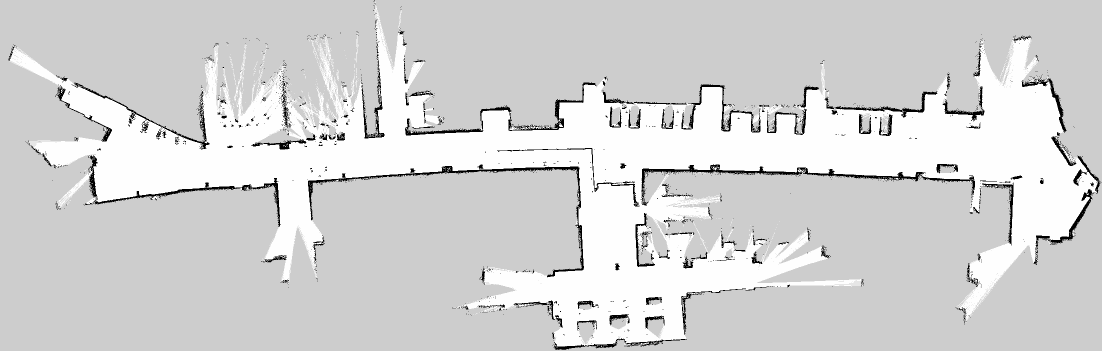
#> input picture maps/some_map.pgm, 2204 x 702 px, found by its file name (shown at 1/2 size)
$ python merge8_stairfix_compose.py
#> lines starting #> are read from the running program, lines starting #| are printed output that depends on the picture; after the words box and inside, x2 and y2 are one past the last pixel; in counts of white or black regions, pixels touching at a corner belong together
"""Recompose first_floor with the stairwell artifacts fixed.

Same rigid transform and world-frame-preserving origin math as
merge5_compose.py, with one change: inside the LEFT overlap zone,
second_half_building wins conflicts instead of some_map. some_map's data
there is lidar returns over a descending stairwell (phantom walls floating
in the corridor + false free space that punched holes through the real
corridor walls), while second_half_building actually drove that corridor.

Everywhere else the original rule stands: some_map wins where known, so
the north wing stays pixel-identical and surveyed coordinates stay valid.
"""
import cv2
import numpy as np

from PIL import Image
from scipy import ndimage

M = '/home/ros/Documents/matrix_turtlebot/maps/'
RES = 0.05
ANG, DY, DX = 196.0, -474, 392

A = np.array(Image.open(M + 'some_map.pgm'))
#> A is the input picture: shape (702, 2204); min 0, max 254, mean 211.9
B = np.array(Image.open(M + 'second_half_building.pgm'))
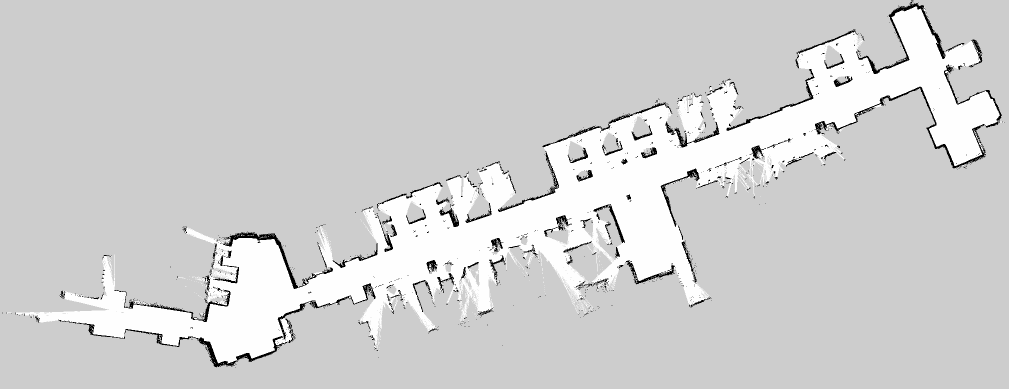
#> input picture maps/second_half_building.pgm, 2017 x 778 px, found by its file name (shown at 1/2 size)
#> B is the input picture: shape (778, 2017); min 0, max 254, mean 209.1
A_origin = (-63.234, -11.410)


def rotate(im, ang, fill):
#> called with ang = -196, fill = 205
    h, w = im.shape
#> h = 778; w = 2017
    diag = int(np.ceil(np.hypot(h, w)))
#> diag = 2162
    Mr = cv2.getRotationMatrix2D((w / 2, h / 2), ang, 1.0)
    Mr[0, 2] += (diag - w) / 2
    Mr[1, 2] += (diag - h) / 2
    return cv2.warpAffine(im, Mr, (diag, diag), flags=cv2.INTER_NEAREST,
                          borderValue=fill)


Brot = rotate(B, -ANG, 205)

H = max(A.shape[0], DY + Brot.shape[0]) - min(0, DY)
#> H = 2162
W = max(A.shape[1], DX + Brot.shape[1]) - min(0, DX)
#> W = 2554
oy, ox = -min(0, DY), -min(0, DX)

# Full canvases of each source for zone logic
cA = np.full((H, W), 205, np.uint8)
cA[oy:oy + A.shape[0], ox:ox + A.shape[1]] = A
cB = np.full((H, W), 205, np.uint8)
by, bx = DY + oy, DX + ox
ys, xs = max(0, by), max(0, bx)
ye, xe = min(H, by + Brot.shape[0]), min(W, bx + Brot.shape[1])
#> ye = 2162; xe = 2554
cB[ys:ye, xs:xe] = Brot[ys - by:ye - by, xs - bx:xe - bx]

# B wins where the maps overlap at the building's ENDS: on the left A's
# data is stairwell artifacts (lidar over a descending stair), on the right
# it's A's far-end drift (wall agreement is only 4-7% at ANY rigid shift,
# so blending doubles every wall; B drove that wing for real). The middle
# overlap (canvas x ~850-1790) stays A-wins: agreement there is ~48%.
# Zones are ALL overlap pixels beyond the x cuts — component-picking missed
# detached overlap fragments and left A-wall islands inside B's rooms.
overlap = (cA != 205) & (cB != 205)
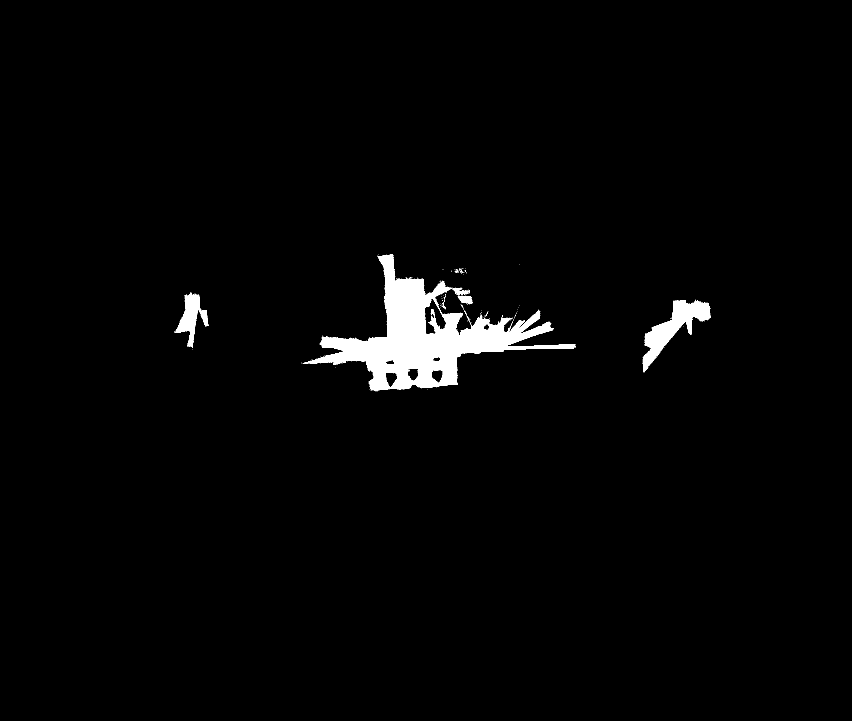
#> overlap: shape (2162, 2554) bool (shown at 1/3 size); 2.1% white; 275 white regions (266 under 20 px), largest, box (x1, y1, x2, y2) and area: (912, 762, 1727, 1174) 93601, (1928, 900, 2133, 1118) 13810, (525, 879, 626, 1044) 6194
xgrid = np.arange(W)[None, :]
b_zone = ndimage.binary_dilation(
    overlap & ((xgrid < 750) | (xgrid > 1830)), iterations=15)
#> b_zone: shape (2162, 2554) bool; 0.73% white; 2 white regions, box (x1, y1, x2, y2) and area: (1913, 883, 2148, 1133) 25613, (507, 862, 641, 1065) 14678
print(f'B-precedence zones: {b_zone.sum()} px after dilation')
#| B-precedence zones: 40291 px after dilation

canvas = np.full((H, W), 205, np.uint8)
canvas[cB != 205] = cB[cB != 205]
a_wins = (cA != 205) & ~(b_zone & (cB != 205))
#> a_wins: shape (2162, 2554) bool; 7.9% white; 933 white regions (918 under 20 px), largest, box (x1, y1, x2, y2) and area: (17, 474, 2201, 1174) 436125, (468, 599, 485, 677) 171, (1914, 1079, 1930, 1100) 113
# Ghost-wall suppression: inside the B zones, A's walls that hug a B wall
# within ~20 cm are the same physical wall drawn twice (A's far-end drift).
# They mostly sit where B is unknown (beyond B's wall), so the conflict rule
# above never sees them. Drop them; the pixel falls back to B's value
# (usually unknown, which is right for space behind a wall).
ghost = (cA < 100) & b_zone & \
    cv2.dilate((cB < 100).astype(np.uint8), np.ones((9, 9), np.uint8)).astype(bool)
#> ghost: shape (2162, 2554) bool; 0.01% white; 37 white regions (33 under 20 px), largest, box (x1, y1, x2, y2) and area: (2116, 947, 2139, 961) 158, (553, 879, 559, 897) 73, (1924, 1089, 1933, 1121) 70, (2019, 898, 2025, 912) 61
a_wins &= ~ghost
#> a_wins: shape (2162, 2554) bool; 7.9% white; 930 white regions (915 under 20 px), largest, box (x1, y1, x2, y2) and area: (17, 474, 2201, 1174) 436013, (468, 599, 485, 677) 171, (1914, 1079, 1930, 1095) 91
print(f'ghost wall pixels suppressed: {int(((cA < 100) & a_wins & b_zone).sum())} '
      f'A-walls kept in zones, {int(ghost.sum())} dropped')
#| ghost wall pixels suppressed: 357 A-walls kept in zones, 428 dropped
canvas[a_wins] = cA[a_wins]
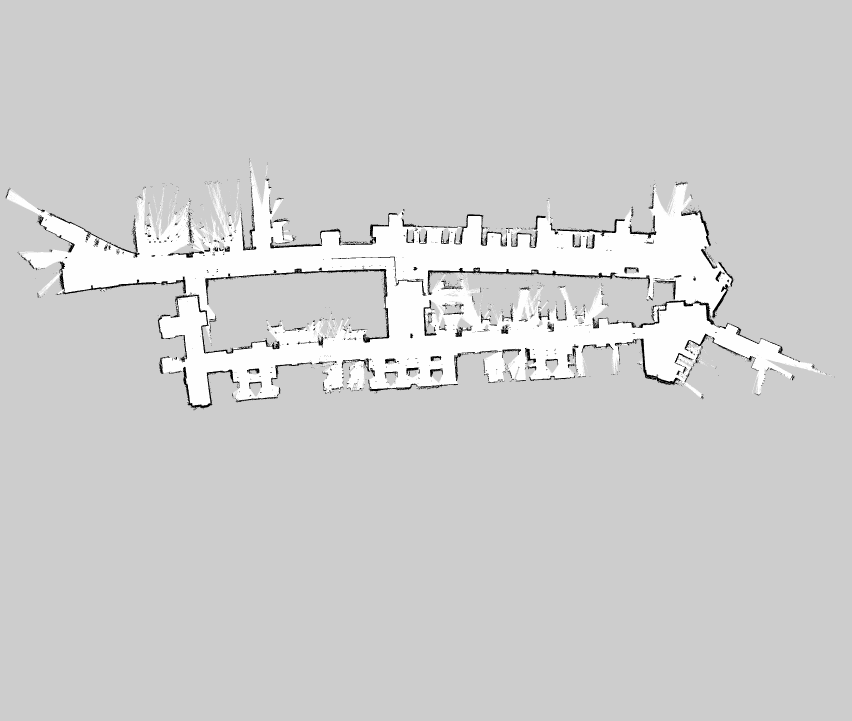
#> canvas: shape (2162, 2554) (shown at 1/3 size); min 0, max 254, mean 207.6
changed = int((canvas != np.where(cA != 205, cA, cB)).sum())
#> changed = 3419
print(f'pixels that differ from the old rule: {changed}')
#| pixels that differ from the old rule: 3419

# trim fully-unknown border (identical to merge5)
known = canvas != 205
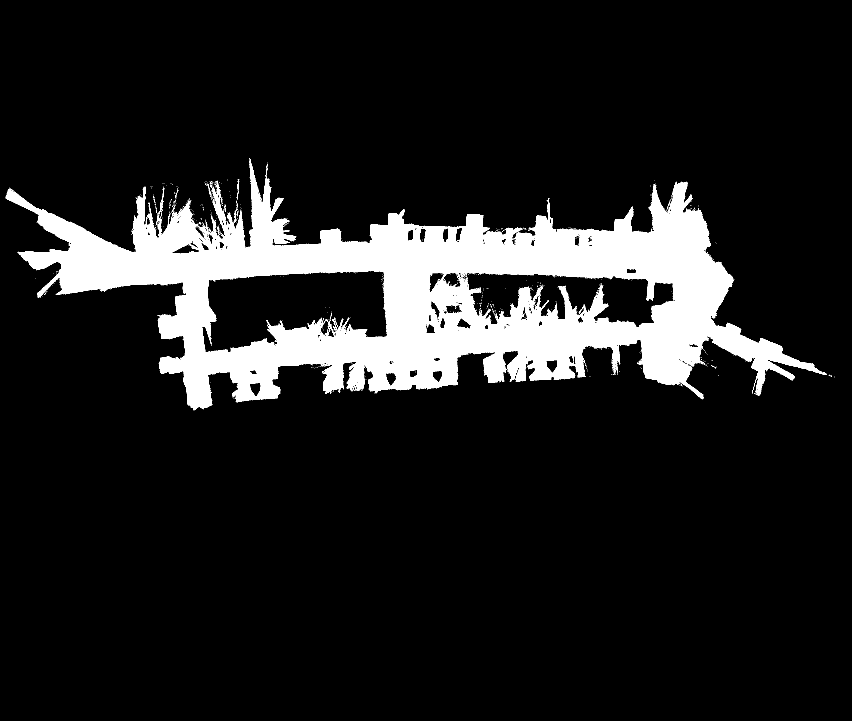
#> known: shape (2162, 2554) bool (shown at 1/3 size); 11.8% white; 1213 white regions (1192 under 20 px), largest, box (x1, y1, x2, y2) and area: (17, 474, 2480, 1231) 647533, (468, 599, 485, 677) 171, (997, 958, 1010, 985) 62
rows = np.where(known.any(axis=1))[0]
#> rows = 757 values from 474 to 1230
cols = np.where(known.any(axis=0))[0]
#> cols = 2475 values from 17 to 2504
r0, r1, c0, c1 = rows.min(), rows.max(), cols.min(), cols.max()
#> r0 = 474; r1 = 1230; c0 = 17; c1 = 2504
pad = 4
r0, c0 = max(0, r0 - pad), max(0, c0 - pad)
#> r0 = 470; c0 = 13
r1, c1 = min(H - 1, r1 + pad), min(W - 1, c1 + pad)
#> r1 = 1234; c1 = 2508
out = canvas[r0:r1 + 1, c0:c1 + 1]
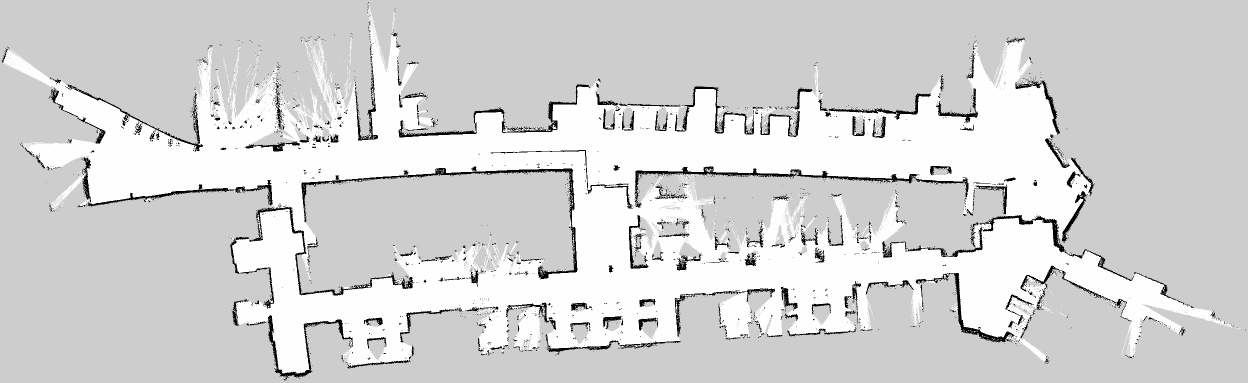
#> out: shape (765, 2496) (shown at 1/2 size); min 0, max 254, mean 212.4
print(f'trimmed to {out.shape} (rows {r0}..{r1}, cols {c0}..{c1})')
#| trimmed to (765, 2496) (rows 470..1234, cols 13..2508)

out_h = out.shape[0]
#> out_h = 765
a_bl_row = oy + A.shape[0] - 1 - r0
#> a_bl_row = 705
a_bl_col = ox - c0
#> a_bl_col = -13
origin_x = A_origin[0] - a_bl_col * RES
#> origin_x = -62.58
origin_y = A_origin[1] - (out_h - 1 - a_bl_row) * RES
#> origin_y = -14.36
print(f'merged origin: [{origin_x:.3f}, {origin_y:.3f}]')
#| merged origin: [-62.584, -14.360]

with open(M + 'first_floor.pgm', 'wb') as f:
    f.write(b'P5\n%d %d\n255\n' % (out.shape[1], out.shape[0]))
    f.write(out.tobytes())
with open(M + 'first_floor.yaml', 'w') as f:
    f.write(f"""image: first_floor.pgm
mode: trinary
resolution: 0.050
origin: [{origin_x:.3f}, {origin_y:.3f}, 0]
negate: 0
occupied_thresh: 0.65
free_thresh: 0.196
""")

# verification: some_map world coordinates preserved (outside the left zone)
occ = np.argwhere((A < 100))
#> occ = 46247 pairs, first value 0 to 699, second value 17 to 2202
rng = np.random.default_rng(0)
ok, checked = True, 0
for r, c in occ[rng.choice(len(occ), 50, replace=False)]:
    if b_zone[oy + r, ox + c]:
        continue
    checked += 1
    wx = A_origin[0] + (c + 0.5) * RES
    wy = A_origin[1] + (A.shape[0] - 1 - r + 0.5) * RES
    mr, mc = oy + r - r0, ox + c - c0
    wx2 = origin_x + (mc + 0.5) * RES
    wy2 = origin_y + (out_h - 1 - mr + 0.5) * RES
    ok &= abs(wx - wx2) < 1e-9 and abs(wy - wy2) < 1e-9 and out[mr, mc] == A[r, c]
#> this loop made 50 passes
#> (r, c, wx, wy, mr, mc, wx2, wy2) on passes 1 to 12: (185, 1869, 30.24, 14.42, 189, 1856, 30.24, 14.42), (159, 125, -56.96, 15.71, 163, 112, -56.96, 15.72), (493, 1274, 0.491, -0.985, 497, 1261, 0.491, -0.985), (500, 1275, 0.541, -1.33, 504, 1262, 0.541, -1.33), (387, 1960, 34.79, 4.32, 391, 1947, 34.79, 4.32), (510, 1277, 0.641, -1.83, 514, 1264, 0.641, -1.83), (191, 831, -21.66, 14.12, 195, 818, -21.66, 14.12), (339, 990, -13.71, 6.71, 343, 977, -13.71, 6.72), (187, 1868, 30.19, 14.32, 191, 1855, 30.19, 14.32), (241, 1503, 11.94, 11.62, 245, 1490, 11.94, 11.62), (338, 1010, -12.71, 6.77, 342, 997, -12.71, 6.77), (467, 1359, 4.74, 0.315, 471, 1346, 4.74, 0.315)
#> after the loop, checked = 50; ok = True
print(f'WORLD-FRAME CHECK ({checked} samples outside zone):',
      'PASS' if ok else 'FAIL')
#| WORLD-FRAME CHECK (50 samples outside zone): PASS

# regenerate the composed-left crop for before/after comparison
y0, y1, x0, x1 = 817, 1103, 462, 685
crop = canvas[y0:y1, x0:x1]
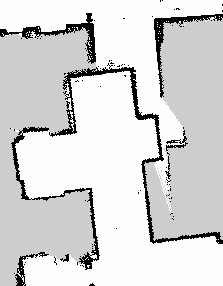
#> crop: shape (286, 223); min 0, max 254, mean 214.9
img = np.full((*crop.shape, 3), 235, np.uint8)
img[crop > 240] = (255, 255, 255)
img[crop < 100] = (30, 30, 30)
cv2.imwrite('/tmp/composed_left_fixed.png',
            cv2.resize(img, None, fx=2, fy=2, interpolation=cv2.INTER_NEAREST))
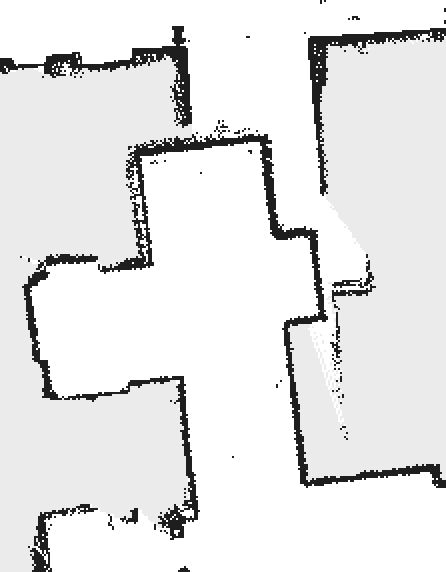
#> saved as composed_left_fixed.png: shape (572, 446, 3); min 30, max 255, mean 230.3
print('/tmp/composed_left_fixed.png')
